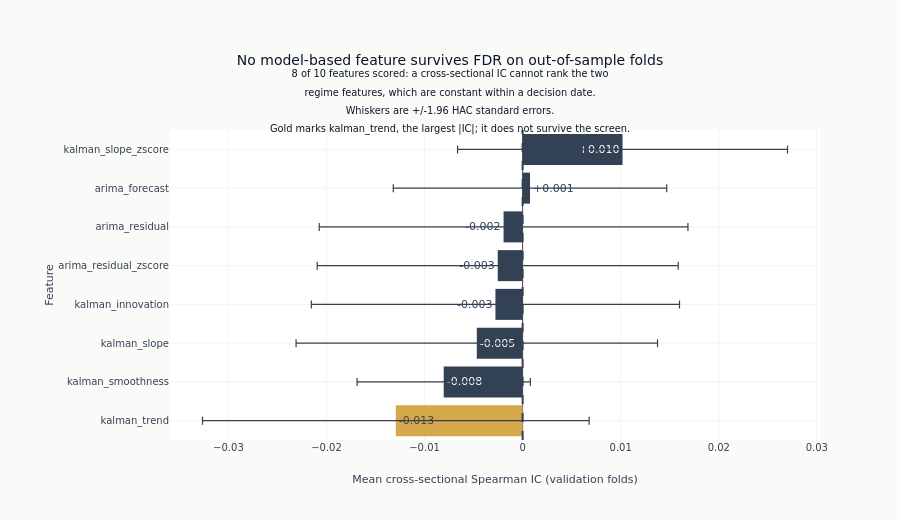

The cell this chart's notebook holds for it:
### Code cell
if len(eval_summary):
    fig = go.Figure(
        go.Bar(
            x=plot_summary["ic_mean"],
            y=plot_summary["feature"],
            orientation="h",
            marker_color=bar_colors,
            # Without the interval a bar three times the width of another reads as
            # three times the evidence.
            error_x={
                "type": "data",
                "array": (1.96 * plot_summary["hac_se"]).to_list(),
                "color": COLORS["neutral"],
                "thickness": 1.2,
                "width": 4,
            },
            text=[f"{value:+.3f}" for value in plot_summary["ic_mean"]],
            # `auto`, not `inside`: a bar near zero is narrower than its own label,
            # and forcing the label inside squeezes it to an unreadable column.
            textposition="auto",
            insidetextanchor="end",
            showlegend=False,
        )
    )
    fig.add_vline(x=0, line_dash="dash", line_color=COLORS["neutral"])
    fig.update_layout(
        title=ic_title,
        xaxis_title="Mean cross-sectional Spearman IC (validation folds)",
        yaxis_title="Feature",
        margin={"l": 170, "t": 130},
        height=520,
    )
    fig.show()
else:
    print(f"Validation IC chart omitted: no date reaches {MIN_PAIRS_PER_DATE} pairs.")

### Figure 1 — Plotly figure (JSON) as saved in the notebook; plotly's stock layout.template omitted (floating-point values rounded to 4 significant figures)
{"data": [{"error_x": {"array": [0.01971, 0.008833, 0.01843, 0.01877, 0.01841, 0.0188, 0.01394, 0.01682], "color": "#334155", "thickness": 1.2, "type": "data", "width": 4}, "insidetextanchor": "end", "marker": {"color": ["#D4A84B", "#334155", "#334155", "#334155", "#334155", "#334155", "#334155", "#334155"]}, "orientation": "h", "showlegend": false, "text": ["-0.013", "-0.008", "-0.005", "-0.003", "-0.003", "-0.002", "+0.001", "+0.010"], "textposition": "auto", "type": "bar", "x": [-0.01293, -0.008046, -0.004672, -0.002773, -0.00254, -0.001941, 0.0007515, 0.01019], "y": ["kalman_trend", "kalman_smoothness", "kalman_slope", "kalman_innovation", "arima_residual_zscore", "arima_residual", "arima_forecast", "kalman_slope_zscore"]}], "layout": {"height": 520, "margin": {"l": 170, "t": 130}, "shapes": [{"line": {"color": "#334155", "dash": "dash"}, "type": "line", "x0": 0, "x1": 0, "xref": "x", "y0": 0, "y1": 1, "yref": "y domain"}], "title": {"text": "No model-based feature survives FDR on out-of-sample folds<br><sup>8 of 10 features scored: a cross-sectional IC cannot rank the two<br>regime features, which are constant within a decision date.<br>Whiskers are +/-1.96 HAC standard errors.<br>Gold marks kalman_trend, the largest |IC|; it does not survive the screen.</sup>"}, "xaxis": {"title": {"text": "Mean cross-sectional Spearman IC (validation folds)"}}, "yaxis": {"title": {"text": "Feature"}}}}
